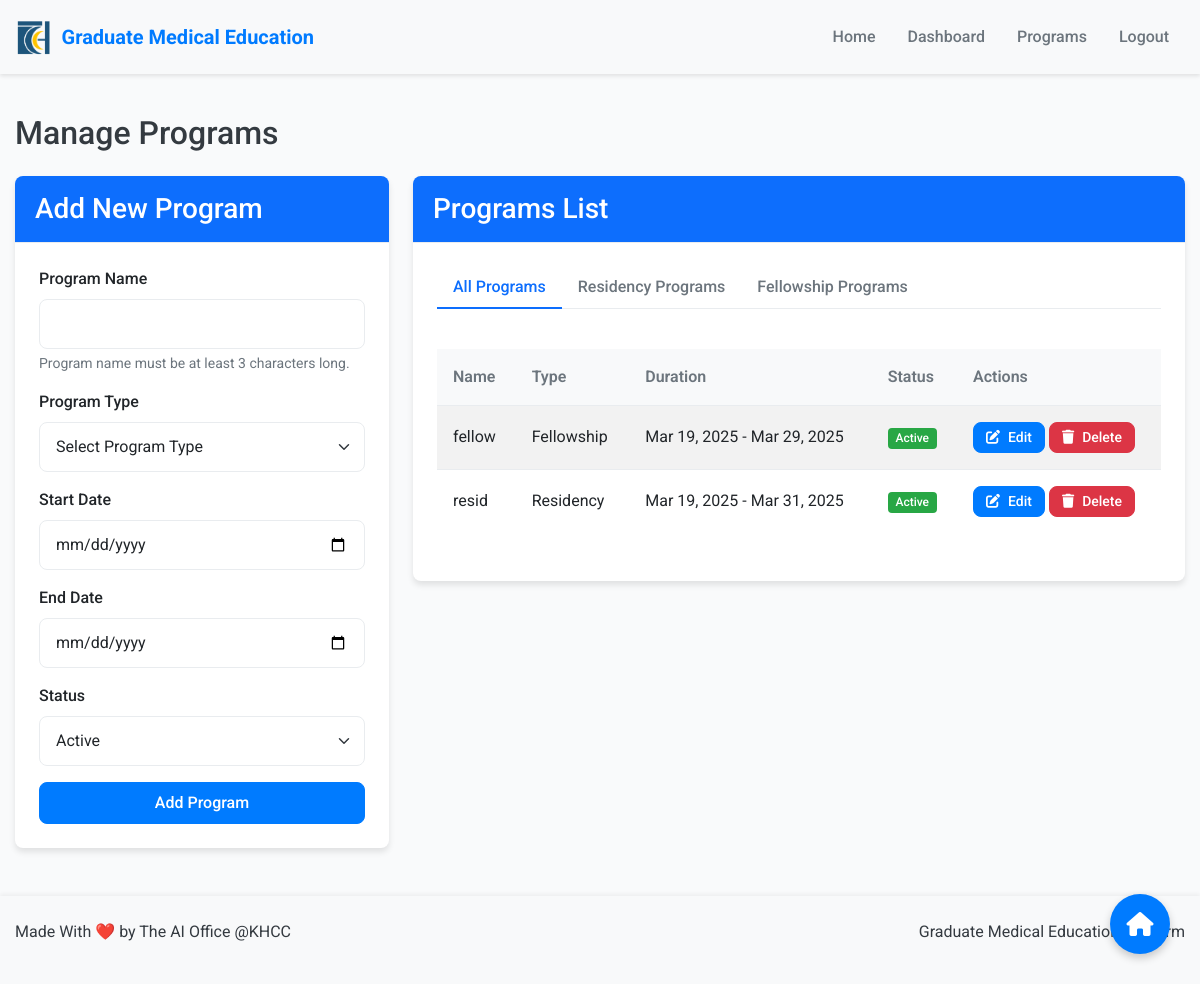
The app's page /manage-programs/ (signed in), older data.
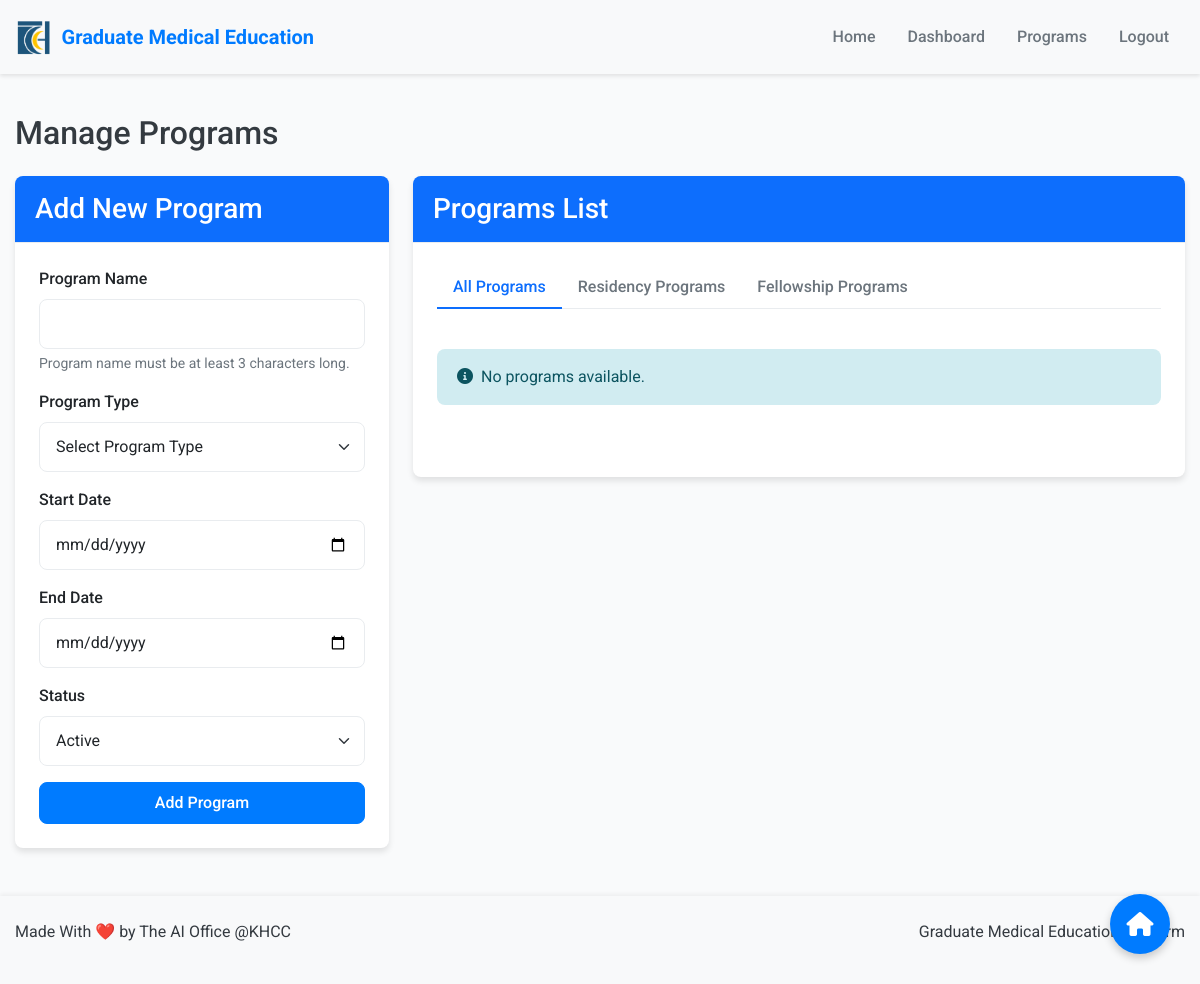
The same page, newer data.
### users/models.py (models this page shows, shortened)
class Program(models.Model):
    PROGRAM_TYPE_CHOICES = (
        ('RESIDENCY', 'Residency'),
        ('FELLOWSHIP', 'Fellowship'),
    )
    STATUS_CHOICES = (
        ('ACTIVE', 'Active'),
        ('INACTIVE', 'Inactive'),
    )
    name = models.CharField(max_length=100, validators=[MinLengthValidator(3)])
    program_type = models.CharField(max_length=20, choices=PROGRAM_TYPE_CHOICES)
    start_date = models.DateField()
    end_date = models.DateField()
    status = models.CharField(max_length=10, choices=STATUS_CHOICES, default='ACTIVE')
    capacity = models.PositiveIntegerField(null=True, blank=True)

### users/views.py (the view)
    def _wrapped_view(request, *args, **kwargs):
        if not request.user.is_authenticated:
            return redirect('login')
        allowed = False
        view_name = request.resolver_match.url_name
        user_type = request.user.user_type
        role_access_map = {
            'dashboard': ['GME_STAFF'],
            'applicant_dashboard': ['APPLICANT'],
            'interviewer_dashboard': ['INTERVIEWER', 'PROGRAM_DIRECTOR'],
            'director_dashboard': ['PROGRAM_DIRECTOR'],
            'manage_programs': ['GME_STAFF'],
            'approve_staff': ['GME_STAFF'],
            'conduct_interview': ['INTERVIEWER', 'PROGRAM_DIRECTOR'],
            'view_interview_results': ['PROGRAM_DIRECTOR'],
            'submit_final_score': ['PROGRAM_DIRECTOR'],
            'director_bulk_update': ['PROGRAM_DIRECTOR'],
            'view_application': ['GME_STAFF'],
            'edit_program': ['GME_STAFF'],
            'delete_program': ['GME_STAFF'],
            'update_application_status': ['GME_STAFF'],
            'create_program': ['GME_STAFF'],
            'bulk_update_status': ['GME_STAFF'],
            'upload_scores': ['GME_STAFF'],
            'process_scores': ['GME_STAFF'],
            'export_applications': ['GME_STAFF'],
            'bulk_send_email': ['GME_STAFF'],
            'bulk_actions': ['GME_STAFF'],
            'edit_application': ['APPLICANT'],
            'submit_draft': ['APPLICANT']
        }
        if view_name in role_access_map:
            allowed = user_type in role_access_map[view_name]
        if not allowed:
            raise PermissionDenied("You don't have permission to access this page.")
        return view_func(request, *args, **kwargs)

### users/forms.py (shortened to what this page needs)
class ProgramForm(forms.ModelForm):
    class Meta:
        model = Program
        fields = ('name', 'program_type', 'start_date', 'end_date', 'status')
        widgets = {
            'start_date': forms.DateInput(attrs={'type': 'date'}),
            'end_date': forms.DateInput(attrs={'type': 'date'}),
        }

### users/views.py (called while the page is built)
@login_required
@check_role_access
def manage_programs(request):
    programs = Program.objects.all()
    if request.method == 'POST':
        form = ProgramForm(request.POST)
        if form.is_valid():
            form.save()
            messages.success(request, 'Program created successfully.')
            return redirect('manage_programs')
    else:
        form = ProgramForm()
    return render(request, 'users/manage_programs.html', {'form': form, 'programs': programs})

### users/templates/users/manage_programs.html (shortened to what the changed rows need)
{% extends 'users/base.html' %}
{% block content %}
<h2 class="mb-4">Manage Programs</h2>
<div class="row">
    <div class="col-md-8">
        <div class="card">
            <div class="card-body">
                <div class="tab-content" id="programTabsContent">
                    <div class="tab-pane fade show active" id="all" role="tabpanel" aria-labelledby="all-tab">
                        {% if programs %}
                            <div class="table-responsive">
                                <table class="table table-striped table-hover">
                                    <thead class="table-primary">
                                        <tr>
                                            <th>Name</th>
                                            <th>Type</th>
                                            <th>Duration</th>
                                            <th>Status</th>
                                            <th>Actions</th>
                                        </tr>
                                    </thead>
                                    <tbody>
                                        {% for program in programs %}
                                            <tr>
                                                <td>{{ program.name }}</td>
                                                <td>{{ program.get_program_type_display }}</td>
                                                <td>{{ program.start_date|date:"M d, Y" }} - {{ program.end_date|date:"M d, Y" }}</td>
                                                <td>
                                                    <span class="badge {% if program.status == 'ACTIVE' %}bg-success{% else %}bg-danger{% endif %}">
                                                        {{ program.get_status_display }}
                                                    </span>
                                                </td>
                                                <td>
                                                    <a href="{% url 'edit_program' program.id %}" class="btn btn-sm btn-primary">
                                                        <i class="fas fa-edit"></i> Edit
                                                    </a>
                                                    <a href="{% url 'delete_program' program.id %}" class="btn btn-sm btn-danger">
                                                        <i class="fas fa-trash"></i> Delete
                                                    </a>
                                                </td>
                                            </tr>
                                        {% endfor %}
                                    </tbody>
                                </table>
                            </div>
                        {% else %}
                            <div class="alert alert-info">
                                <i class="fas fa-info-circle me-2"></i>No programs available.
                            </div>
                        {% endif %}
                    </div>
                </div>
            </div>
        </div>
    </div>
</div>
{% endblock %}

Row changes from the older to the newer data that the page shows:
removed Program: name "fellow", program_type "Fellowship", start_date "Mar 19, 2025", end_date "Mar 29, 2025", status "Active"
removed Program: name "resid", program_type "Residency", start_date "Mar 19, 2025", end_date "Mar 31, 2025", status "Active"
Text that changed along with them:
text no longer shown: "Name Type Duration Status Actions"
text now shown: "No programs available."
